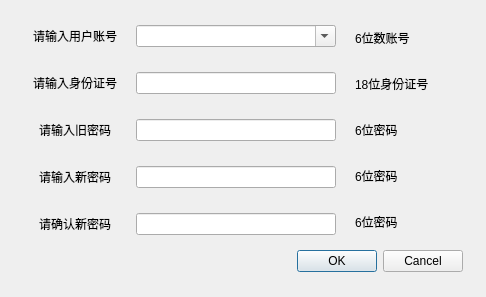
<?xml version="1.0" encoding="UTF-8"?>
<ui version="4.0">
 <class>user_changepassward</class>
 <widget class="QMainWindow" name="user_changepassward">
  <property name="geometry">
   <rect>
    <x>0</x>
    <y>0</y>
    <width>486</width>
    <height>297</height>
   </rect>
  </property>
  <property name="windowTitle">
   <string>修改密码</string>
  </property>
  <property name="styleSheet">
   <string notr="true">background-image: url(:/imagin/花2.bmp);</string>
  </property>
  <widget class="QWidget" name="centralwidget">
   <widget class="QWidget" name="gridLayoutWidget">
    <property name="geometry">
     <rect>
      <x>20</x>
      <y>10</y>
      <width>321</width>
      <height>241</height>
     </rect>
    </property>
    <layout class="QGridLayout" name="gridLayout">
     <item row="5" column="0">
      <widget class="QLabel" name="label_5">
       <property name="minimumSize">
        <size>
         <width>100</width>
         <height>30</height>
        </size>
       </property>
       <property name="maximumSize">
        <size>
         <width>100</width>
         <height>30</height>
        </size>
       </property>
       <property name="text">
        <string>请确认新密码</string>
       </property>
       <property name="alignment">
        <set>Qt::AlignCenter</set>
       </property>
      </widget>
     </item>
     <item row="3" column="0">
      <widget class="QLabel" name="label_3">
       <property name="minimumSize">
        <size>
         <width>100</width>
         <height>30</height>
        </size>
       </property>
       <property name="maximumSize">
        <size>
         <width>100</width>
         <height>30</height>
        </size>
       </property>
       <property name="text">
        <string>请输入旧密码</string>
       </property>
       <property name="alignment">
        <set>Qt::AlignCenter</set>
       </property>
      </widget>
     </item>
     <item row="3" column="2">
      <widget class="QLineEdit" name="user_passward1">
       <property name="maximumSize">
        <size>
         <width>200</width>
         <height>16777215</height>
        </size>
       </property>
       <property name="sizeIncrement">
        <size>
         <width>200</width>
         <height>0</height>
        </size>
       </property>
       <property name="alignment">
        <set>Qt::AlignLeading|Qt::AlignLeft|Qt::AlignVCenter</set>
       </property>
      </widget>
     </item>
     <item row="4" column="2">
      <widget class="QLineEdit" name="newpassward">
       <property name="maximumSize">
        <size>
         <width>200</width>
         <height>16777215</height>
        </size>
       </property>
       <property name="sizeIncrement">
        <size>
         <width>200</width>
         <height>0</height>
        </size>
       </property>
       <property name="alignment">
        <set>Qt::AlignLeading|Qt::AlignLeft|Qt::AlignVCenter</set>
       </property>
      </widget>
     </item>
     <item row="1" column="0">
      <widget class="QLabel" name="label">
       <property name="minimumSize">
        <size>
         <width>100</width>
         <height>30</height>
        </size>
       </property>
       <property name="maximumSize">
        <size>
         <width>100</width>
         <height>30</height>
        </size>
       </property>
       <property name="text">
        <string>请输入身份证号</string>
       </property>
       <property name="alignment">
        <set>Qt::AlignCenter</set>
       </property>
      </widget>
     </item>
     <item row="1" column="2">
      <widget class="QLineEdit" name="user_id">
       <property name="maximumSize">
        <size>
         <width>200</width>
         <height>16777215</height>
        </size>
       </property>
       <property name="sizeIncrement">
        <size>
         <width>200</width>
         <height>0</height>
        </size>
       </property>
      </widget>
     </item>
     <item row="0" column="0">
      <widget class="QLabel" name="label_2">
       <property name="minimumSize">
        <size>
         <width>100</width>
         <height>30</height>
        </size>
       </property>
       <property name="maximumSize">
        <size>
         <width>100</width>
         <height>30</height>
        </size>
       </property>
       <property name="text">
        <string>请输入用户账号</string>
       </property>
       <property name="alignment">
        <set>Qt::AlignCenter</set>
       </property>
      </widget>
     </item>
     <item row="4" column="0">
      <widget class="QLabel" name="label_4">
       <property name="minimumSize">
        <size>
         <width>100</width>
         <height>30</height>
        </size>
       </property>
       <property name="maximumSize">
        <size>
         <width>100</width>
         <height>30</height>
        </size>
       </property>
       <property name="text">
        <string>请输入新密码</string>
       </property>
       <property name="alignment">
        <set>Qt::AlignCenter</set>
       </property>
      </widget>
     </item>
     <item row="5" column="2">
      <widget class="QLineEdit" name="newpassward1">
       <property name="maximumSize">
        <size>
         <width>200</width>
         <height>16777215</height>
        </size>
       </property>
       <property name="sizeIncrement">
        <size>
         <width>200</width>
         <height>0</height>
        </size>
       </property>
       <property name="alignment">
        <set>Qt::AlignLeading|Qt::AlignLeft|Qt::AlignVCenter</set>
       </property>
      </widget>
     </item>
     <item row="0" column="2">
      <widget class="QComboBox" name="user_num">
       <property name="editable">
        <bool>true</bool>
       </property>
      </widget>
     </item>
    </layout>
   </widget>
   <widget class="QDialogButtonBox" name="yesorno">
    <property name="geometry">
     <rect>
      <x>190</x>
      <y>250</y>
      <width>273</width>
      <height>23</height>
     </rect>
    </property>
    <property name="standardButtons">
     <set>QDialogButtonBox::Cancel|QDialogButtonBox::Ok</set>
    </property>
   </widget>
   <widget class="QWidget" name="gridLayoutWidget_2">
    <property name="geometry">
     <rect>
      <x>350</x>
      <y>10</y>
      <width>111</width>
      <height>241</height>
     </rect>
    </property>
    <layout class="QGridLayout" name="gridLayout_2">
     <item row="4" column="0">
      <widget class="QLabel" name="label_11">
       <property name="maximumSize">
        <size>
         <width>100</width>
         <height>25</height>
        </size>
       </property>
       <property name="text">
        <string>6位密码</string>
       </property>
      </widget>
     </item>
     <item row="3" column="0">
      <widget class="QLabel" name="label_10">
       <property name="maximumSize">
        <size>
         <width>100</width>
         <height>25</height>
        </size>
       </property>
       <property name="text">
        <string>6位密码</string>
       </property>
      </widget>
     </item>
     <item row="1" column="0">
      <widget class="QLabel" name="label_7">
       <property name="maximumSize">
        <size>
         <width>100</width>
         <height>25</height>
        </size>
       </property>
       <property name="text">
        <string>18位身份证号</string>
       </property>
      </widget>
     </item>
     <item row="2" column="0">
      <widget class="QLabel" name="label_9">
       <property name="maximumSize">
        <size>
         <width>100</width>
         <height>25</height>
        </size>
       </property>
       <property name="text">
        <string>6位密码</string>
       </property>
      </widget>
     </item>
     <item row="0" column="0">
      <widget class="QLabel" name="label_6">
       <property name="maximumSize">
        <size>
         <width>100</width>
         <height>25</height>
        </size>
       </property>
       <property name="text">
        <string>6位数账号</string>
       </property>
      </widget>
     </item>
    </layout>
   </widget>
  </widget>
 </widget>
 <resources/>
 <connections/>
</ui>
